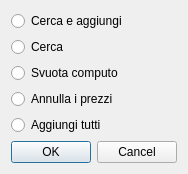
<?xml version="1.0" encoding="UTF-8"?>
<ui version="4.0">
 <class>SetPriceListModeGUI</class>
 <widget class="QDialog" name="SetPriceListModeGUI">
  <property name="geometry">
   <rect>
    <x>0</x>
    <y>0</y>
    <width>184</width>
    <height>170</height>
   </rect>
  </property>
  <property name="windowTitle">
   <string>Cambio elenco prezzi</string>
  </property>
  <layout class="QGridLayout" name="gridLayout_2">
   <item row="5" column="0">
    <widget class="QDialogButtonBox" name="buttonBox">
     <property name="orientation">
      <enum>Qt::Horizontal</enum>
     </property>
     <property name="standardButtons">
      <set>QDialogButtonBox::Cancel|QDialogButtonBox::Ok</set>
     </property>
    </widget>
   </item>
   <item row="1" column="0">
    <widget class="QRadioButton" name="searchRadioButton">
     <property name="text">
      <string>Cerca</string>
     </property>
    </widget>
   </item>
   <item row="2" column="0">
    <widget class="QRadioButton" name="resetRadioButton">
     <property name="text">
      <string>Svuota computo</string>
     </property>
    </widget>
   </item>
   <item row="0" column="0">
    <widget class="QRadioButton" name="searchAndAddRadioButton">
     <property name="text">
      <string>Cerca e aggiungi</string>
     </property>
    </widget>
   </item>
   <item row="4" column="0">
    <widget class="QRadioButton" name="addRadioButton">
     <property name="text">
      <string>Aggiungi tutti</string>
     </property>
    </widget>
   </item>
   <item row="3" column="0">
    <widget class="QRadioButton" name="nullPriceItemRadioButton">
     <property name="text">
      <string>Annulla i prezzi</string>
     </property>
    </widget>
   </item>
  </layout>
 </widget>
 <resources/>
 <connections>
  <connection>
   <sender>buttonBox</sender>
   <signal>accepted()</signal>
   <receiver>SetPriceListModeGUI</receiver>
   <slot>accept()</slot>
   <hints>
    <hint type="sourcelabel">
     <x>248</x>
     <y>254</y>
    </hint>
    <hint type="destinationlabel">
     <x>157</x>
     <y>274</y>
    </hint>
   </hints>
  </connection>
  <connection>
   <sender>buttonBox</sender>
   <signal>rejected()</signal>
   <receiver>SetPriceListModeGUI</receiver>
   <slot>reject()</slot>
   <hints>
    <hint type="sourcelabel">
     <x>316</x>
     <y>260</y>
    </hint>
    <hint type="destinationlabel">
     <x>286</x>
     <y>274</y>
    </hint>
   </hints>
  </connection>
 </connections>
</ui>
